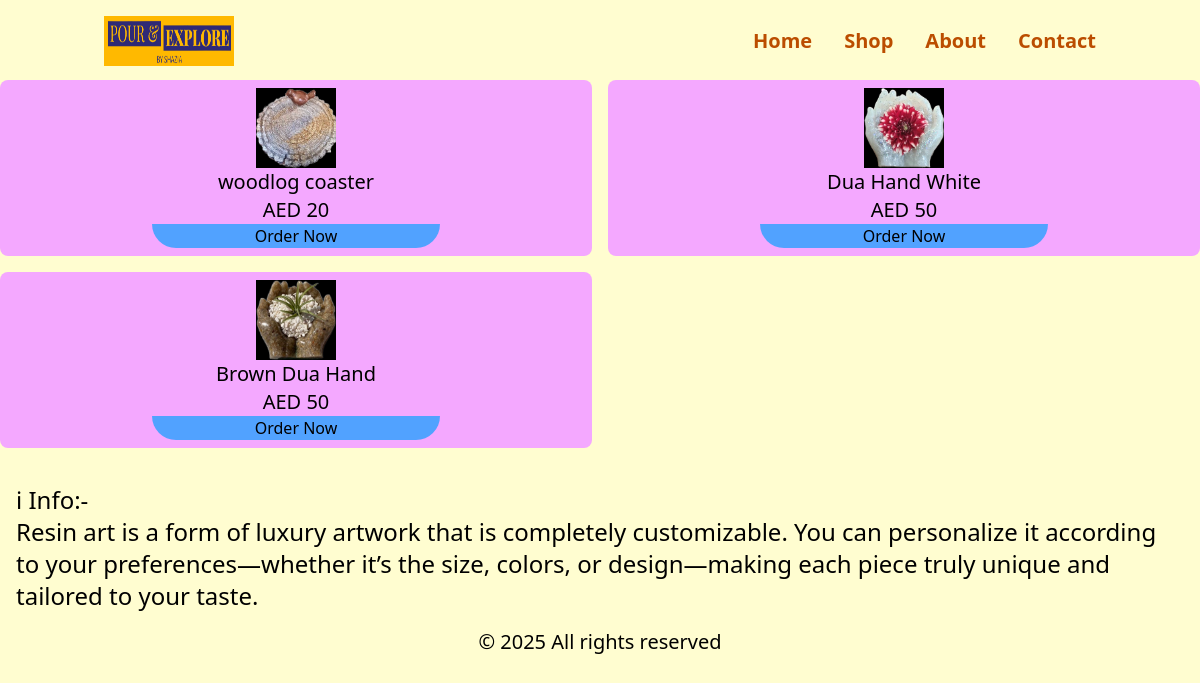
Page /shop/ on the earlier database version.
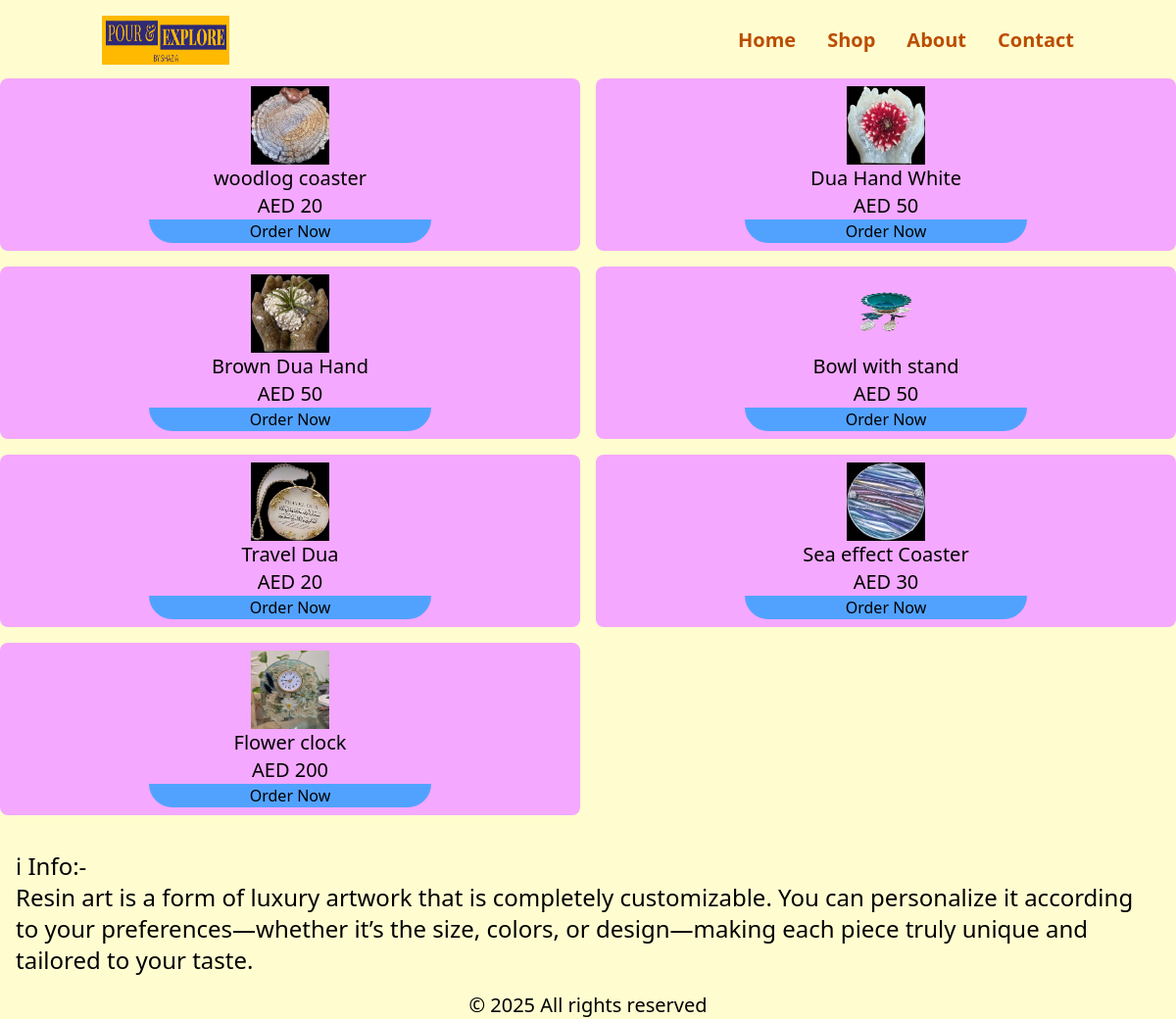
Same page on the later database version.
### shop/models.py (models this page shows, shortened)
class products(models.Model):
    image=models.ImageField(upload_to='media')
    name=models.CharField(max_length=20)
    price=models.PositiveIntegerField(null=False)
    class Meta:
        verbose_name='product'
        verbose_name_plural='products'

### shop/views.py (the view)
# urls.py: path('shop/', include("shop.urls")),
def shop(request):
    return render(request, "shop/index.html", {"products":product})

### templates/shop/index.html (shortened to what this page needs)
{% extends "layout.html" %}
{% block content %}
<div class='w-full gap-4 mt-20 grid grid-cols-1 sm:grid-cols-1 md:grid-cols-1 lg:grid-cols-2 xl:grid-cols-3'>
    {% for product in products %}
    <div class='w-full gap-5'>
        <div class='bg-fuchsia-300 p-2 rounded-lg w-full'>
            <center>
            <img src="{{product.image.url}}" alt="" class='w-[50px] h-[50px] sm:w-[60px] sm:h-[60px] md:w-[70px] md:h-[70px] lg:w-[80px] lg:h-[80px] xl:w-[90px] xl:h-[90px] 2xl:w-[100px] 2xl:h-[100px]'>
            <h1 class='text-black text-xs sm:text-sm md:text-xl xl:text-2xl 2xl:text-3xl'>{{product.name}}</h1>
            <h1 class='text-black text-xs sm:text-sm md:text-xl xl:text-2xl 2xl:text-3xl'>AED {{product.price}}</h1>
            <a href="https://wa.me/971509664475" target="_blank">
                <button type='submit' class='bg-blue-400 w-[50%] rounded-b-full cursor-pointer'>Order Now</button>
            </a>
        </div>
    </div>
    {% endfor %}
</div>
<div class='text-xs sm:text-sm md:text-xl lg:text-2xl xl:text-3xl 2xl:text-4xl p-4 mt-5'>
    <h1>&#8505; Info:-</h1>
    Resin art is a form of luxury artwork that is completely customizable. You can personalize it according to your preferences—whether it’s the size, colors, or design—making each piece truly unique and tailored to your taste.
</div>
{% endblock %}

### templates/layout.html (shortened to what this page needs)
{% load static tailwind_tags %}
<!DOCTYPE html>
<html lang="en">
  <head>
    <link rel="stylesheet" href="{% static "style.css" %}"> <link rel="shortcut
    {% tailwind_css %}
  </head>
  <body class="bg-[#FFFDD0] m-0 p-0 box-border">
    <nav class="top-0 left-0 w-full fixed">
      <div
        class="container mx-auto px-4 py-4 flex items-center justify-between"
      >
        <a href="#" class=""
          ><img src="{% static "Images/image.png" %}" alt="Logo" class='w-[100px] h-[50px] sm:w-[110px] md:w-[120px] lg:w-[130px] xl:w-[140px] 2xl:w-[150px] bg-amber-400 '></a
        >
        <div
          id="mobile-menu"
          class="hidden sm:flex sm:items-center sm:space-x-8 mt-4 sm:mt-0"
        >
        <a
            href="{% url "home" %}"
             class="text-amber-700 font-extrabold transition duration-300 text-xs sm:text-sm md:text-xl xl:text-2xl 2xl:text-3xl"
            >Home</a
          >
          <a
            href="{% url "shop" %}"
             class="text-amber-700 font-extrabold transition duration-300 text-xs sm:text-sm md:text-xl xl:text-2xl 2xl:text-3xl"
            >Shop</a
          >
          <a
            href="{% url "about" %}"
             class="text-amber-700 font-extrabold transition duration-300 text-xs sm:text-sm md:text-xl xl:text-2xl 2xl:text-3xl"
            >About</a
          >
          <a
            href="{% url "contact" %}"
            class="text-amber-700 font-extrabold transition duration-300 text-xs sm:text-sm md:text-xl xl:text-2xl 2xl:text-3xl"
            >Contact</a
          >
        </div>
      </div>
    </nav>
    {% block content %}{% endblock %}
    <footer
      class="text-center text-xs sm:text-sm md:text-lg lg:text-xl xl:text-2xl 2xl:text-3xl"
    >
      &copy; 2025 All rights reserved
    </footer>
  </body>
</html>

Differences in the rows shown:
added products: image (picture), name "Bowl with stand", price "50"
added products: image (picture), name "Travel Dua", price "20"
added products: image (picture), name "Sea effect Coaster", price "30"
added products: image (picture), name "Flower clock", price "200"
